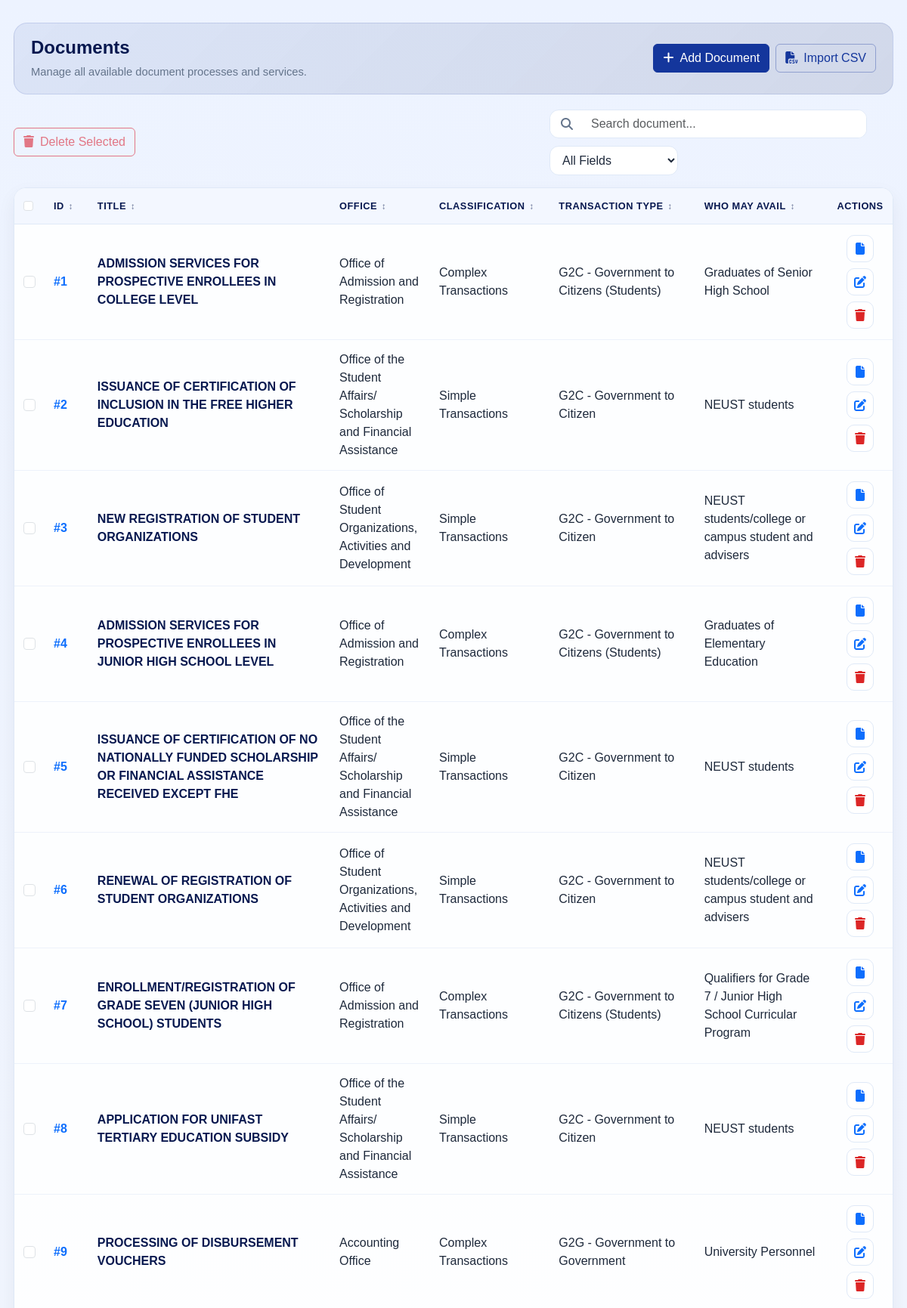
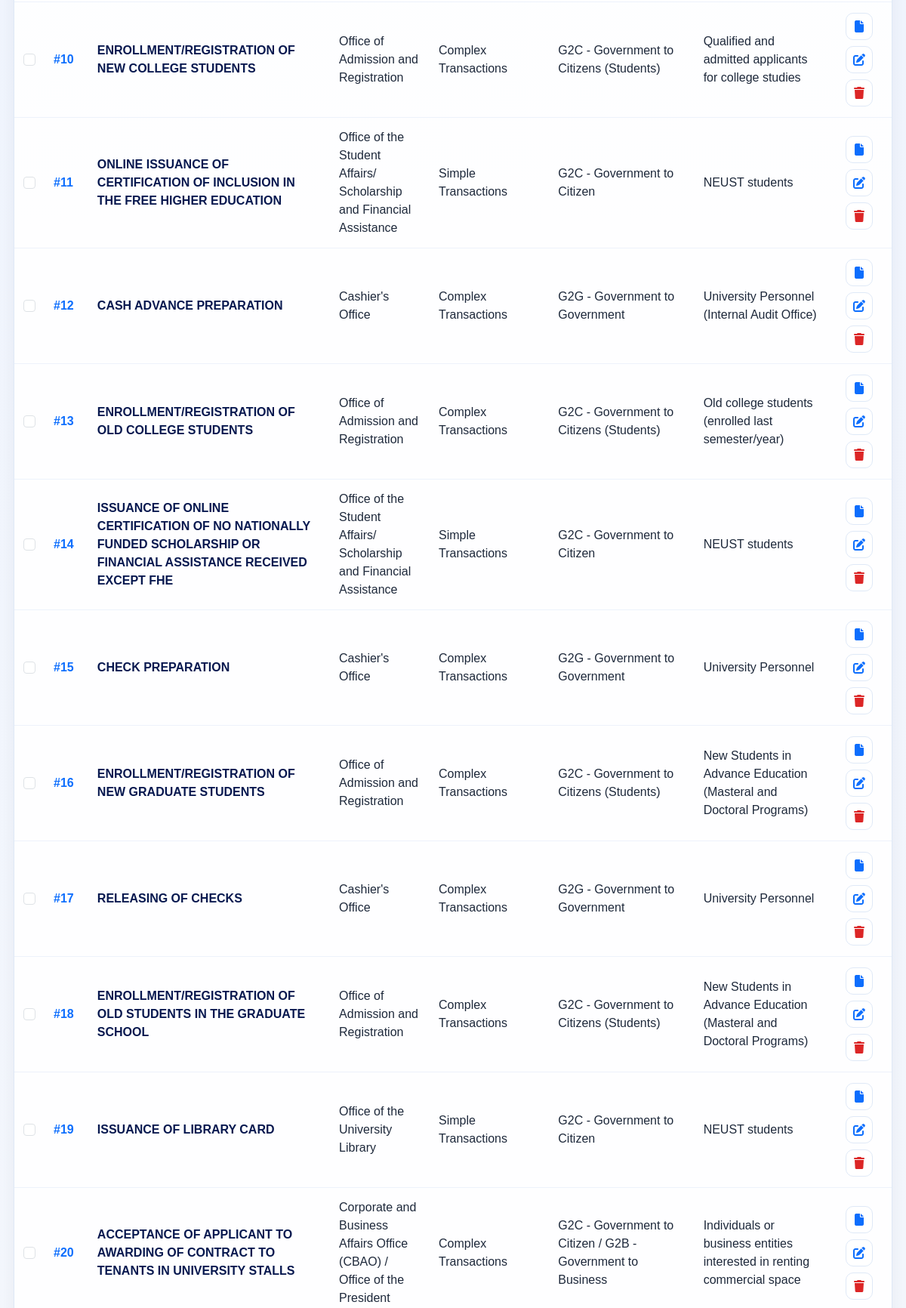
The page /docs/crud.php (upper part) on the database its author committed (2 pictures, top to bottom).
### tables this page shows
CREATE TABLE `documents` (
  `id` int(11) NOT NULL,
  `title` varchar(255) NOT NULL,
  `office_id` int(11) NOT NULL,
  `classification_id` int(11) NOT NULL,
  `who_may_avail` text DEFAULT NULL
);

CREATE TABLE `offices` (
  `id` int(11) NOT NULL,
  `name` varchar(255) NOT NULL
);

CREATE TABLE `classifications` (
  `id` int(11) NOT NULL,
  `name` varchar(255) NOT NULL
);

### docs/viewdocxf.php (called while the page is built, shortened)
<?php
require_once __DIR__ . '/../libraries/db.php';
$link = $pdo ?? $conn ?? $mysqli ?? $db ?? null;
function db_all($link, string $sql, array $params = []): array
{
    if ($link instanceof PDO) {
        $st = $link->prepare($sql);
        $st->execute($params);
        return $st->fetchAll(PDO::FETCH_ASSOC);
    }
    $st = $link->prepare($sql);
    $st->execute();
    return $st->get_result()->fetch_all(MYSQLI_ASSOC);
}
$sql = "SELECT d.id, d.title, d.who_may_avail,
               o.name AS office_name,
               c.name AS classification,
               GROUP_CONCAT(DISTINCT tt.name ORDER BY tt.name SEPARATOR '; ') AS transaction_type
        FROM documents d
        LEFT JOIN offices o ON o.id = d.office_id
        LEFT JOIN classifications c ON c.id = d.classification_id
        LEFT JOIN document_transaction_types dtt ON dtt.document_id = d.id
        LEFT JOIN transaction_types tt ON tt.id = dtt.transaction_type_id
        GROUP BY d.id, d.title, d.who_may_avail, o.name, c.name";
$params = [];
$sql .= ' ORDER BY d.title';
$docs = db_all($link, $sql, $params);

### docs/crud.php (the view, shortened to what this page needs)
<?php
require_once __DIR__ . '/viewdocxf.php';
$searchTerm = trim((string) ($_GET['q'] ?? ''));
$searchField = trim((string) ($_GET['field'] ?? 'all'));
$docsQuery = "
    SELECT
        d.id,
        d.title,
        d.who_may_avail,
        o.name AS office_name,
        c.name AS classification,
        GROUP_CONCAT(DISTINCT tt.name ORDER BY tt.name SEPARATOR '; ') AS transaction_type
    FROM documents d
    LEFT JOIN offices o ON o.id = d.office_id
    LEFT JOIN classifications c ON c.id = d.classification_id
    LEFT JOIN document_transaction_types dtt ON dtt.document_id = d.id
    LEFT JOIN transaction_types tt ON tt.id = dtt.transaction_type_id
    GROUP BY d.id, d.title, d.who_may_avail, o.name, c.name
";
$params = [];
$docsQuery .= ' ORDER BY d.title ASC';
$documents = db_all($link, $docsQuery, $params);
$documentCount = count($documents);
?>
<!DOCTYPE html>
<html lang="en">
<head>
    <link href="https://cdn.jsdelivr.net/npm/bootstrap@5.3.0/dist/css/bootstrap.min.css" rel="stylesheet">
    <link rel="stylesheet" href="https://cdnjs.cloudflare.com/ajax/libs/font-awesome/6.4.0/css/all.min.css">
</head>
<body>
    <div class="page-shell">
        <div class="page-header">
            <div>
                <h1 class="page-title">Documents</h1>
                <p class="page-subtitle">Manage all available document processes and services.</p>
            </div>
            <div class="d-flex gap-2 flex-wrap">
                <a href="docxadd.php" class="btn btn-primary">
                    <i class="fa-solid fa-plus me-2"></i>Add Document
                </a>
                <button type="button" class="btn btn-outline-primary" data-bs-toggle="modal" data-bs-target="#importDocumentModal">
                    <i class="fa-solid fa-file-csv me-2"></i>Import CSV
                </button>
            </div>
        </div>
        <div class="toolbar">
            <div class="toolbar-group">
                <button type="button" id="bulkDeleteButton" class="btn btn-outline-danger" data-bs-toggle="modal" data-bs-target="#bulkDeleteDocumentModal" disabled>
                    <i class="fa-solid fa-trash me-2"></i>Delete Selected
                </button>
            </div>
            <div class="toolbar-group">
                <div class="search-wrap">
                    <span class="input-group-text"><i class="fa-solid fa-magnifying-glass"></i></span>
                    <input type="text" class="form-control" id="documentSearchInput" placeholder="Search document..." value="<?= htmlspecialchars($searchTerm, ENT_QUOTES, 'UTF-8'); ?>">
                </div>
                <select id="documentSearchField" class="table-select" aria-label="Search filter">
                    <option value="all" <?= $searchField === 'all' ? 'selected' : ''; ?>>All Fields</option>
                </select>
            </div>
        </div>
        <?php if ($documentCount === 0): ?>
            <div class="empty-state">
                <h4 class="mb-2">No documents found</h4>
                <p class="mb-0">Create a new document or import a CSV file to begin.</p>
            </div>
        <?php else: ?>
            <div class="card table-wrap">
                <table id="documentTable">
                    <thead>
                        <tr>
                            <th style="width: 38px;">
                                <input type="checkbox" class="form-check-input" aria-label="Select all documents">
                            </th>
                            <th class="sortable-header" data-column="1" data-type="number">ID<span class="sort-indicator">↕</span></th>
                            <th class="sortable-header" data-column="2" data-type="string">Title<span class="sort-indicator">↕</span></th>
                            <th class="sortable-header" data-column="3" data-type="string">Office<span class="sort-indicator">↕</span></th>
                            <th class="sortable-header" data-column="4" data-type="string">Classification<span class="sort-indicator">↕</span></th>
                            <th class="sortable-header" data-column="5" data-type="string">Transaction Type<span class="sort-indicator">↕</span></th>
                            <th class="sortable-header" data-column="6" data-type="string">Who May Avail<span class="sort-indicator">↕</span></th>
                            <th class="text-center">Actions</th>
                        </tr>
                    </thead>
                    <tbody>
                        <?php foreach ($documents as $doc): ?>
                            <?php
                            $id = (int) ($doc['id'] ?? 0);
                            $title = (string) ($doc['title'] ?? 'Untitled document');
                            $office = trim((string) ($doc['office_name'] ?? 'Unassigned'));
                            $classification = trim((string) ($doc['classification'] ?? 'Unclassified'));
                            $transaction = trim((string) ($doc['transaction_type'] ?? 'Not set'));
                            $who = trim((string) ($doc['who_may_avail'] ?? 'N/A'));
                            ?>
                            <tr>
                                <td>
                                    <input type="checkbox" class="form-check-input row-select-checkbox" value="<?= $id; ?>" aria-label="Select document <?= $id; ?>">
                                </td>
                                <td class="fw-bold text-primary">#<?= $id; ?></td>
                                <td class="title-cell"><?= htmlspecialchars($title, ENT_QUOTES, 'UTF-8'); ?></td>
                                <td><?= htmlspecialchars($office !== '' ? $office : 'Unassigned', ENT_QUOTES, 'UTF-8'); ?></td>
                                <td><?= htmlspecialchars($classification !== '' ? $classification : 'Unclassified', ENT_QUOTES, 'UTF-8'); ?></td>
                                <td><?= htmlspecialchars($transaction !== '' ? $transaction : 'Not set', ENT_QUOTES, 'UTF-8'); ?></td>
                                <td><?= htmlspecialchars($who !== '' ? $who : 'N/A', ENT_QUOTES, 'UTF-8'); ?></td>
                                <td>
                                    <div class="table-actions">
                                        <a href="docxv.php?id=<?= $id; ?>" class="icon-btn view" title="View" aria-label="View document #<?= $id; ?>">
                                            <i class="fa-solid fa-file"></i>
                                        </a>
                                        <button type="button" class="icon-btn edit" title="Edit" onclick="window.location.href='docxu.php?id=<?= $id; ?>';" data-id="<?= $id; ?>" data-title="<?= htmlspecialchars($title, ENT_QUOTES, 'UTF-8'); ?>" data-office="<?= htmlspecialchars($office, ENT_QUOTES, 'UTF-8'); ?>" data-classification="<?= htmlspecialchars($classification, ENT_QUOTES, 'UTF-8'); ?>" data-transaction="<?= htmlspecialchars($transaction, ENT_QUOTES, 'UTF-8'); ?>" data-who="<?= htmlspecialchars($who, ENT_QUOTES, 'UTF-8'); ?>">
                                            <i class="fa-solid fa-pen-to-square"></i>
                                        </button>
                                        <button type="button" class="icon-btn delete" title="Delete" data-bs-toggle="modal" data-bs-target="#deleteDocumentModal" data-id="<?= $id; ?>" data-title="<?= htmlspecialchars($title, ENT_QUOTES, 'UTF-8'); ?>" data-office="<?= htmlspecialchars($office, ENT_QUOTES, 'UTF-8'); ?>" data-classification="<?= htmlspecialchars($classification, ENT_QUOTES, 'UTF-8'); ?>" data-transaction="<?= htmlspecialchars($transaction, ENT_QUOTES, 'UTF-8'); ?>" data-who="<?= htmlspecialchars($who, ENT_QUOTES, 'UTF-8'); ?>">
                                            <i class="fa-solid fa-trash"></i>
                                        </button>
                                    </div>
                                </td>
                            </tr>
                        <?php endforeach; ?>
                    </tbody>
                </table>
            </div>
        <?php endif; ?>
    </div>
</body>
</html>

### docs/crud.php (style rules this page uses)
:root { --primary: #14369C; --primary-deep: #07184F; --secondary: #f4f7ff; --text: #1e293b; --muted: #64748b; --line: #dfe9f7; --success: #16a34a; --danger: #dc2626; --warning: #f59e0b; --surface: #ffffff; --surface-soft: #f8fbff; }
body { margin: 0; font-family: Arial, sans-serif; background: linear-gradient(180deg, #edf3ff 0%, #f7f9fc 60%, #eef3fa 100%); color: var(--text); }
.page-shell { max-width: 1400px; margin: 30px auto 60px; padding: 0 18px; }
.card { border: 1px solid var(--line); border-radius: 18px; box-shadow: 0 10px 24px rgba(12, 25, 48, 0.06); background: rgba(255,255,255,0.9); }
.page-header { display: flex; align-items: center; justify-content: space-between; gap: 14px; flex-wrap: wrap; background: linear-gradient(135deg, rgba(20,54,156,0.08), rgba(7,24,79,0.12)); border: 1px solid rgba(20,54,156,0.12); border-radius: 18px; padding: 18px 22px; margin-bottom: 20px; }
.page-title { margin: 0; font-size: clamp(1.5rem, 2vw, 2.2rem); font-weight: 800; color: var(--primary-deep); }
.page-subtitle { margin: 6px 0 0; color: var(--muted); font-size: 0.92rem; }
.toolbar { display: flex; flex-wrap: wrap; gap: 10px; align-items: center; justify-content: space-between; margin-bottom: 16px; }
.toolbar-group { display: flex; flex-wrap: wrap; gap: 10px; align-items: center; }
.btn-primary { background: var(--primary); border-color: var(--primary); }
.btn-outline-primary { color: var(--primary); border-color: rgba(20,54,156,0.35); }
.table-wrap { overflow: hidden; border-radius: 16px; border: 1px solid var(--line); }
table { margin: 0; border-collapse: collapse; width: 100%; }
thead th { background: #f3f7ff; color: var(--primary-deep); font-size: 0.8rem; letter-spacing: 0.04em; text-transform: uppercase; font-weight: 800; padding: 14px 12px; border-bottom: 1px solid var(--line); user-select: none; }
.sortable-header { cursor: pointer; white-space: nowrap; }
.sortable-header .sort-indicator { display: inline-block; min-width: 14px; margin-left: 6px; color: rgba(7, 24, 79, 0.6); font-size: 0.72rem; }
tbody td { padding: 14px 12px; border-bottom: 1px solid #edf2fb; vertical-align: middle; color: var(--text); }
.title-cell { font-weight: 700; color: var(--primary-deep); }
.table-actions { display: flex; align-items: center; justify-content: center; gap: 8px; flex-wrap: wrap; }
.icon-btn { width: 36px; height: 36px; display: inline-flex; align-items: center; justify-content: center; border: 1px solid #dfe9f7; border-radius: 10px; background: white; color: var(--primary-deep); transition: 0.2s ease; }
.icon-btn.view { color: #0d6efd; }
.icon-btn.edit { color: #0d6efd; }
.icon-btn.delete { color: #dc2626; }
.search-wrap { display: flex; align-items: center; width: min(100%, 420px); min-width: 220px; background: white; border: 1px solid var(--line); border-radius: 12px; overflow: hidden; }
.search-wrap .input-group-text { background: white; border: none; color: var(--muted); padding-left: 14px; }
.search-wrap input, .search-wrap select { border: none; box-shadow: none; }
.table-select { width: 170px; border: 1px solid var(--line); border-radius: 12px; background: white; color: var(--text); padding: 9px 12px; }

### rows shown on the page
documents: id "20", title "ACCEPTANCE OF APPLICANT TO AWARDING OF CONTRACT TO TENANTS IN UNIVERSITY STALLS", office.name "Corporate and Business Affairs Office (CBAO) / Office of the President", classification.name "Complex Transactions", transaction "G2C - Government to Citizen / G2B - Government to Business", who_may_avail "Individuals or business entities interested in renting commercial space"
documents: id "1", title "ADMISSION SERVICES FOR PROSPECTIVE ENROLLEES IN COLLEGE LEVEL", office.name "Office of Admission and Registration", classification.name "Complex Transactions", transaction "G2C - Government to Citizens (Students)", who_may_avail "Graduates of Senior High School"
documents: id "4", title "ADMISSION SERVICES FOR PROSPECTIVE ENROLLEES IN JUNIOR HIGH SCHOOL LEVEL", office.name "Office of Admission and Registration", classification.name "Complex Transactions", transaction "G2C - Government to Citizens (Students)", who_may_avail "Graduates of Elementary Education"
documents: id "8", title "APPLICATION FOR UNIFAST TERTIARY EDUCATION SUBSIDY", office.name "Office of the Student Affairs/ Scholarship and Financial Assistance", classification.name "Simple Transactions", transaction "G2C - Government to Citizen", who_may_avail "NEUST students"
documents: id "12", title "CASH ADVANCE PREPARATION", office.name "Cashier's Office", classification.name "Complex Transactions", transaction "G2G - Government to Government", who_may_avail "University Personnel (Internal Audit Office)"
documents: id "15", title "CHECK PREPARATION", office.name "Cashier's Office", classification.name "Complex Transactions", transaction "G2G - Government to Government", who_may_avail "University Personnel"
documents: id "7", title "ENROLLMENT/REGISTRATION OF GRADE SEVEN (JUNIOR HIGH SCHOOL) STUDENTS", office.name "Office of Admission and Registration", classification.name "Complex Transactions", transaction "G2C - Government to Citizens (Students)", who_may_avail "Qualifiers for Grade 7 / Junior High School Curricular Program"
documents: id "10", title "ENROLLMENT/REGISTRATION OF NEW COLLEGE STUDENTS", office.name "Office of Admission and Registration", classification.name "Complex Transactions", transaction "G2C - Government to Citizens (Students)", who_may_avail "Qualified and admitted applicants for college studies"
documents: id "16", title "ENROLLMENT/REGISTRATION OF NEW GRADUATE STUDENTS", office.name "Office of Admission and Registration", classification.name "Complex Transactions", transaction "G2C - Government to Citizens (Students)", who_may_avail "New Students in Advance Education (Masteral and Doctoral Programs)"
documents: id "13", title "ENROLLMENT/REGISTRATION OF OLD COLLEGE STUDENTS", office.name "Office of Admission and Registration", classification.name "Complex Transactions", transaction "G2C - Government to Citizens (Students)", who_may_avail "Old college students (enrolled last semester/year)"
documents: id "18", title "ENROLLMENT/REGISTRATION OF OLD STUDENTS IN THE GRADUATE SCHOOL", office.name "Office of Admission and Registration", classification.name "Complex Transactions", transaction "G2C - Government to Citizens (Students)", who_may_avail "New Students in Advance Education (Masteral and Doctoral Programs)"
documents: id "2", title "ISSUANCE OF CERTIFICATION OF INCLUSION IN THE FREE HIGHER EDUCATION", office.name "Office of the Student Affairs/ Scholarship and Financial Assistance", classification.name "Simple Transactions", transaction "G2C - Government to Citizen", who_may_avail "NEUST students"
documents: id "5", title "ISSUANCE OF CERTIFICATION OF NO NATIONALLY FUNDED SCHOLARSHIP OR FINANCIAL ASSISTANCE RECEIVED EXCEPT FHE", office.name "Office of the Student Affairs/ Scholarship and Financial Assistance", classification.name "Simple Transactions", transaction "G2C - Government to Citizen", who_may_avail "NEUST students"
documents: id "19", title "ISSUANCE OF LIBRARY CARD", office.name "Office of the University Library", classification.name "Simple Transactions", transaction "G2C - Government to Citizen", who_may_avail "NEUST students"
documents: id "14", title "ISSUANCE OF ONLINE CERTIFICATION OF NO NATIONALLY FUNDED SCHOLARSHIP OR FINANCIAL ASSISTANCE RECEIVED EXCEPT FHE", office.name "Office of the Student Affairs/ Scholarship and Financial Assistance", classification.name "Simple Transactions", transaction "G2C - Government to Citizen", who_may_avail "NEUST students"
documents: id "3", title "NEW REGISTRATION OF STUDENT ORGANIZATIONS", office.name "Office of Student Organizations, Activities and Development", classification.name "Simple Transactions", transaction "G2C - Government to Citizen", who_may_avail "NEUST students/college or campus student and advisers"
documents: id "11", title "ONLINE ISSUANCE OF CERTIFICATION OF INCLUSION IN THE FREE HIGHER EDUCATION", office.name "Office of the Student Affairs/ Scholarship and Financial Assistance", classification.name "Simple Transactions", transaction "G2C - Government to Citizen", who_may_avail "NEUST students"
documents: id "9", title "PROCESSING OF DISBURSEMENT VOUCHERS", office.name "Accounting Office", classification.name "Complex Transactions", transaction "G2G - Government to Government", who_may_avail "University Personnel"
documents: id "17", title "RELEASING OF CHECKS", office.name "Cashier's Office", classification.name "Complex Transactions", transaction "G2G - Government to Government", who_may_avail "University Personnel"
documents: id "6", title "RENEWAL OF REGISTRATION OF STUDENT ORGANIZATIONS", office.name "Office of Student Organizations, Activities and Development", classification.name "Simple Transactions", transaction "G2C - Government to Citizen", who_may_avail "NEUST students/college or campus student and advisers"
